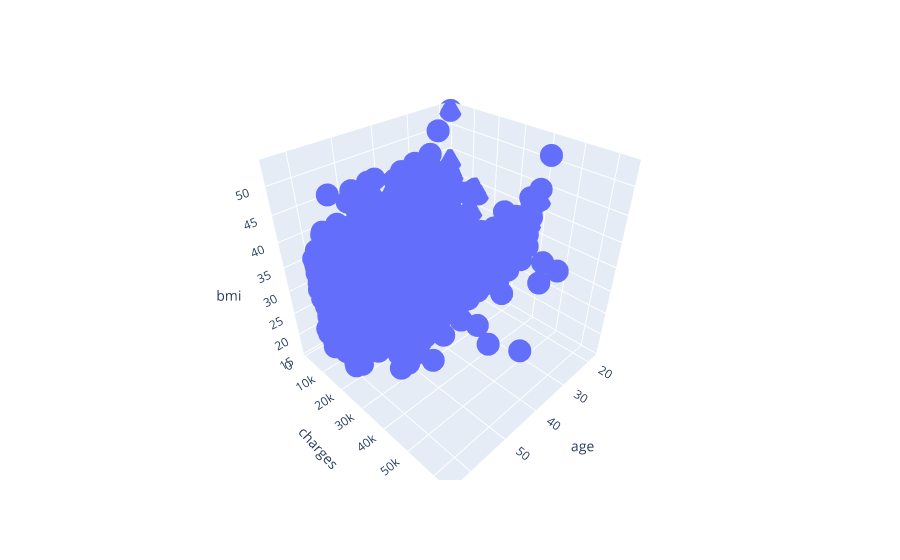

Notebook source saved alongside this figure:
### Code cell
import plotly.express as px
fig = px.scatter_3d(df,x='age',y='charges',z='bmi')
fig.show()

### Figure 1 — Plotly figure (JSON) as saved in the notebook; plotly's stock layout.template omitted (floating-point values rounded to 4 significant figures; data arrays with more than 128 entries replaced by an {"elided": "..."} marker saying what was removed)
{"data": [{"hovertemplate": "age=%{x}<br>charges=%{y}<br>bmi=%{z}<extra></extra>", "legendgroup": "", "marker": {"color": "#636efa", "symbol": "circle"}, "mode": "markers", "name": "", "scene": "scene", "showlegend": false, "type": "scatter3d", "x": {"elided": "1338 int values"}, "y": {"elided": "1338 float values"}, "z": {"elided": "1338 float values"}}], "layout": {"legend": {"tracegroupgap": 0}, "margin": {"t": 60}, "scene": {"domain": {"x": [0, 1], "y": [0, 1]}, "xaxis": {"title": {"text": "age"}}, "yaxis": {"title": {"text": "charges"}}, "zaxis": {"title": {"text": "bmi"}}}}}
